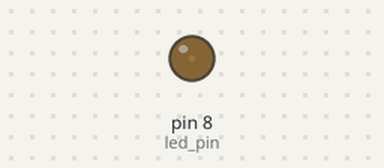
The program below on a simulated Raspberry Pi (header pin numbers). On the bench: output pins drawn as LEDs (lit = HIGH).

Above: at 0.05 s.
At 0.5 s:
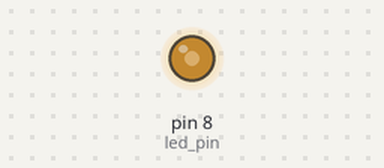
At 0.75 s:
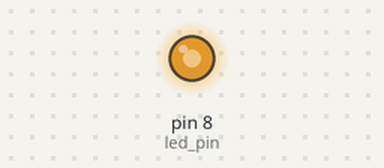
At 1.0 s:
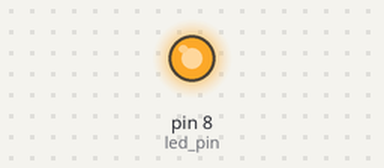
Timing chart, 0 to 3.0 s (numbered marks = the images above):
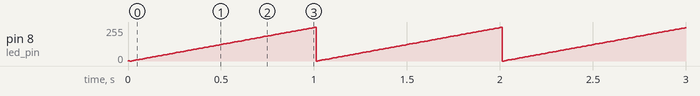

The program:

fade.py
```python
import RPi.GPIO as GPIO
import time

GPIO.setmode(GPIO.BOARD)
led_pin = 8
GPIO.setup(led_pin, GPIO.OUT)

p = GPIO.PWM(led_pin, 50)
p.start(1)

while True:
    for dc in range(0,100):
        time.sleep(0.01)
        p.ChangeDutyCycle(dc)
```
